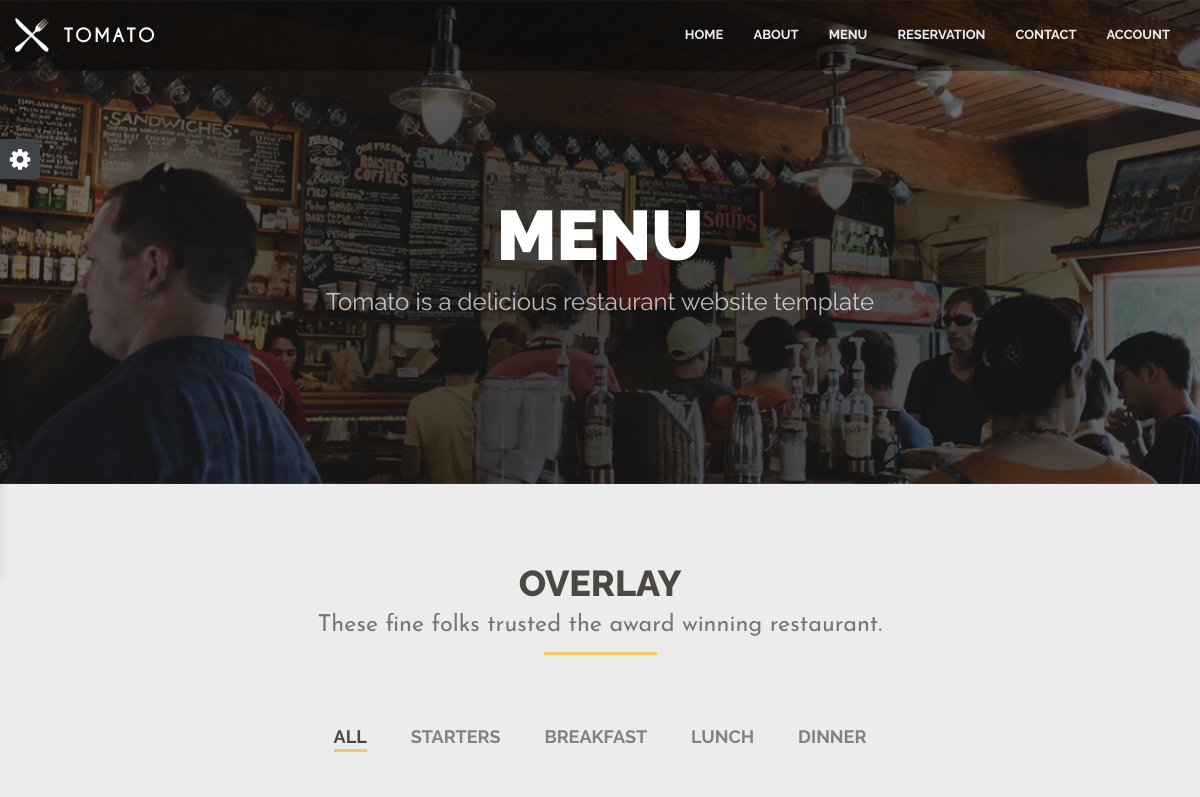
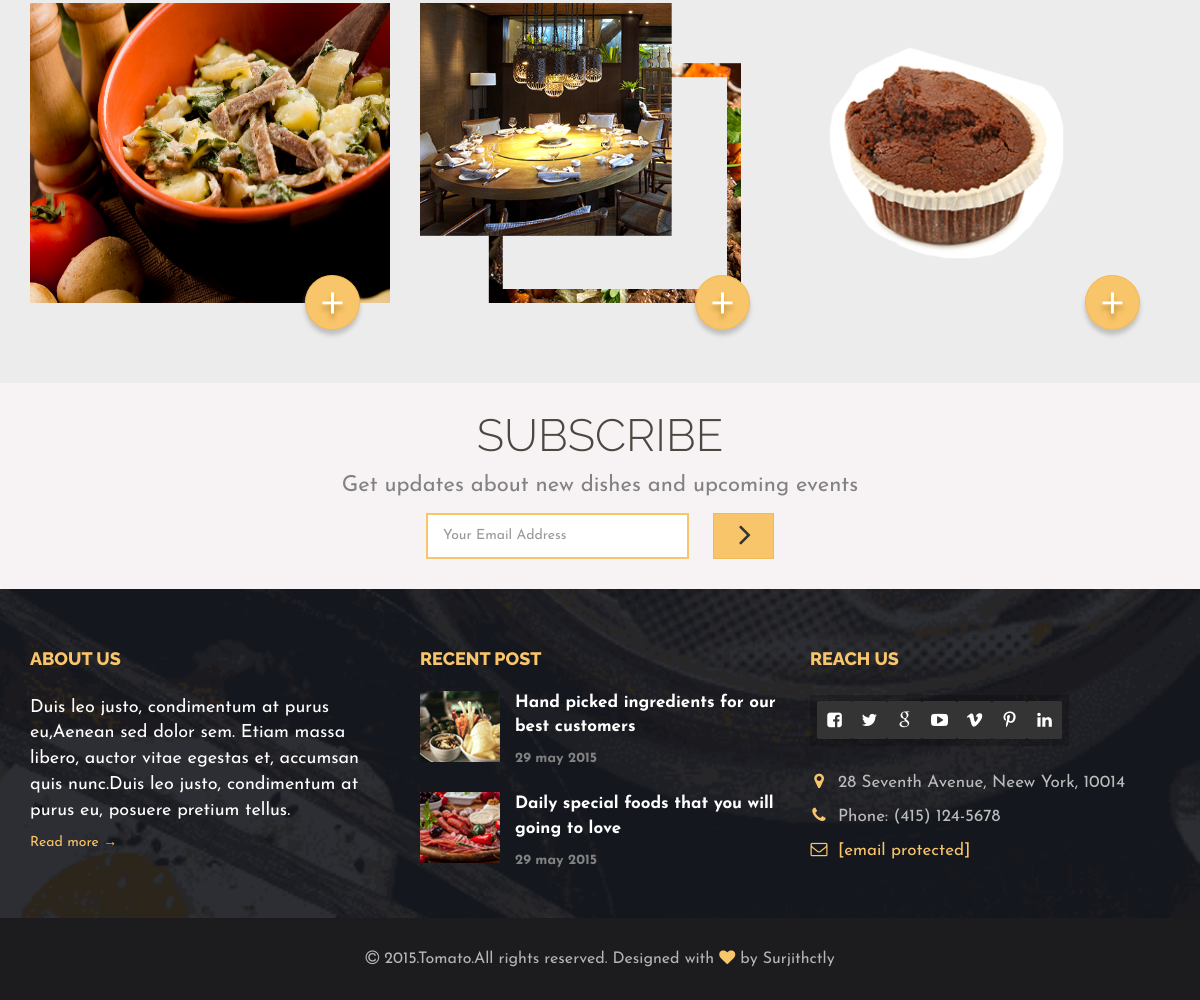
The page /management/menu on the database its author committed (2 pictures, top to bottom).
### management/models.py (models this page shows, shortened)
class category(models.Model):
    name=models.CharField(max_length=35)
    def __str__(self):
        return self.name

class dish(models.Model):
    cat=models.ForeignKey(category,on_delete=models.CASCADE)
    title=models.CharField(max_length=50,blank=True, null=True)
    price=models.IntegerField(blank=True, null=True)
    mrp=models.IntegerField(blank=True, null=True)
    img=models.ImageField(blank=True, null=True)
    img1=models.ImageField(blank=True, null=True)
    img2=models.ImageField(blank=True, null=True)
    dis=models.TextField(blank=True, null=True)
    avail=models.BooleanField(blank=True, null=True)

### management/views.py (the view)
# urls.py: path('menu', menu, name='menu'),
def menu(request):
    cat = category.objects.all()
    dishes = dish.objects.filter(avail=True)
    if request.user.is_anonymous:
        d = {"dish": dishes, "cat": cat}
    else:
        cartDish, total = headCart(request.user)
        d = {"dish": dishes, "cat": cat, 'cartDish': cartDish, 'total': total}
    return render(request, 'menu.html', d)

### templates/menu.html (shortened to what this page needs)
{% extends 'base.html' %} {% load static %} {% block body %}
<section class="page_header">
    <div class="container">
        <div class="row">
            <div class="col-md-12 text-center">
                <h2 class="text-uppercase">Menu</h2>
                <p>Tomato is a delicious restaurant website template</p>
            </div>
        </div>
    </div>
</section>
<section class="menu menu2">
    <div class="container">
        <div class="row">
            <div class="col-md-12">
                <div class="page-header wow fadeInDown">
                    <h1>Overlay<small>These fine folks trusted the award winning restaurant.</small></h1>
                </div>
            </div>
        </div>
        <div class="food-menu wow fadeInUp">
            <div class="row">
                <div class="col-md-12">
                    <div class="menu-tags2">
                        <span data-filter="*" class="tagsort2-active">All</span> {% for i in cat %}
                        <span data-filter=".{{i}}">{{i.name}}</span> {% endfor %}
                    </div>
                </div>
            </div>
            <div class="row menu-items2">
                {% for i in dish %}
                <div class="menu-item2 col-sm-4 col-xs-12 starter dinner {{i.cat}}">
                    <div class="menu-info">
                        <img src="{{ i.img.url }}" style="height: 300px;" class="img-responsive" alt="" />
                    </div>
                    <a href="{% url 'menusingle' i.id %}" class="menu-more">+</a>
                </div>
                {% endfor %}
            </div>
        </div>
    </div>
</section>
{% endblock body %}

### static/css/main.css (style rules this page uses)
body { height:100%;overflow-y:scroll;-webkit-overflow-scrolling:touch }
h1,h2,h3,h4,h5,h6,.h1,.h2,.h3,.h4,.h5,.h6 { font-family:raleway,sans-serif;text-transform:uppercase;color:#4b4741;text-align:center;font-weight:800 }
.small,small { font-family:josefin sans,sans-serif;font-weight:700;display:block!important;text-transform:none;text-align:center;margin:10px 0 15px }
.page-header { border:none;margin:80px 0 40px }
.page-header:after { content:"";display:block;position:relative;height:3px;width:113px;background-color:#f9c56a;margin:0 auto }
p { font-family:josefin sans,sans-serif;color:#828281;font-size:22px }
a,a:hover { text-decoration:none }
html { text-rendering:optimizeLegibility!important;-webkit-font-smoothing:antialiased!important }
.menu { padding-bottom:30px }
.menu-tags2,.menu-tags3,.menu-tags4 { text-align:center;margin-bottom:50px;margin-top:20px }
.menu-tags span,.menu-tags2 span,.menu-tags3 span,.menu-tags4 span { font-family:raleway,sans-serif;font-size:18px;color:#828281;font-weight:700;text-transform:uppercase;margin:0 20px;padding-bottom:2px;padding-top:5px;cursor:pointer;transition:all .5s ease;border-bottom:3px solid transparent }
.menu-tags .tagsort-active,.menu-tags2 .tagsort2-active,.menu-tags3 .tagsort3-active,.menu-tags4 .tagsort4-active { border-bottom:3px solid #f9c56a;color:#4b4741 }
.page_header { background:url(../img/header/1.jpg) no-repeat center top;background-size:cover;padding:200px 0 150px }
.page_header h2 { margin:0;font-size:70px;line-height:70px;font-weight:900;color:#fff }
.page_header p { margin:15px 0;font-size:24px;font-family:Raleway;color:#fff;opacity:.7 }
.menu2 { background:#ececec }
.menu-item2 { margin-bottom:50px }
.menu-info { position:relative;z-index:0 }
.menu-more,.menu-more:hover { width:55px;height:55px;-webkit-border-radius:27px 28px 28px 27px/27px 27px 28px 28px;-moz-border-radius:27px 28px 28px 27px/27px 27px 28px 28px;border-radius:27px 28px 28px 27px/27px 27px 28px 28px;background-color:#f9c56a;-webkit-box-shadow:0 5px 4px rgba(177,177,177,.75);-moz-box-shadow:0 5px 4px rgba(177,177,177,.75);box-shadow:0 5px 4px rgba(177,177,177,.75);text-shadow:0 5px 5px #c1913e;border:solid 1px #f2ba57;color:#fff;line-height:0;font-weight:300;font-size:65px;text-align:center;display:table;position:absolute;z-index:48;bottom:-27.5px;right:45px;font-family:Raleway;padding-top:27px;text-decoration:none }
.menu-info { position:relative;overflow:hidden }
.menu-item2 img { transform:scale(1);transition:.4s;opacity:1 }

### rows shown on the page
category: name "STARTERS"
category: name "BREAKFAST"
category: name "LUNCH"
category: name "DINNER"
dish: img (picture)
dish: img (picture)
dish: img (picture)
